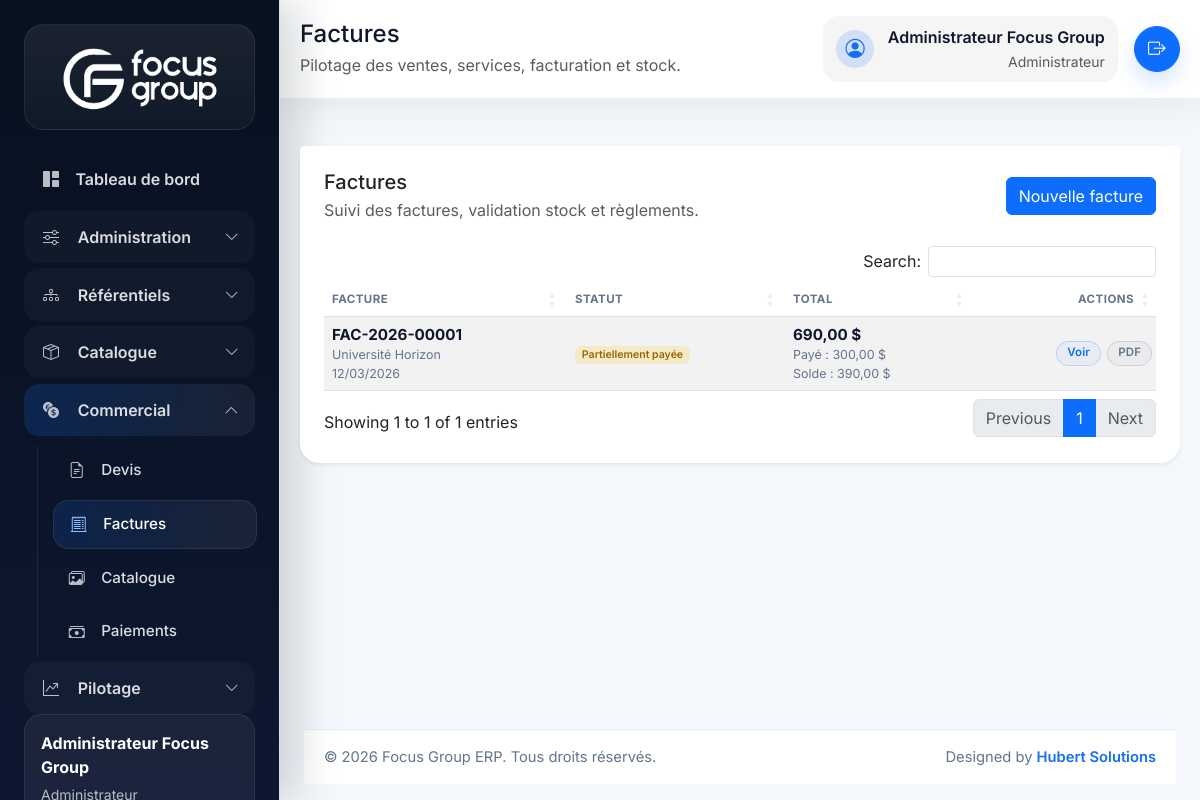
Screenshot of /index.php/invoices (signed in) with the database file from the repository.
### tables this page shows
CREATE TABLE invoices (
    id BIGINT UNSIGNED AUTO_INCREMENT PRIMARY KEY,
    quote_id BIGINT UNSIGNED NULL,
    shop_id BIGINT UNSIGNED NULL,
    client_id BIGINT UNSIGNED NOT NULL,
    invoice_number VARCHAR(30) NOT NULL UNIQUE,
    invoice_date DATE NOT NULL,
    due_date DATE NULL,
    status ENUM('draft', 'validated', 'partial_paid', 'paid', 'cancelled') NOT NULL DEFAULT 'draft',
    currency_code VARCHAR(10) NOT NULL DEFAULT 'USD',
    subtotal DECIMAL(18,2) NOT NULL DEFAULT 0,
    discount_amount DECIMAL(18,2) NOT NULL DEFAULT 0,
    tax_rate DECIMAL(5,2) NOT NULL DEFAULT 0.00,
    tax_amount DECIMAL(18,2) NOT NULL DEFAULT 0,
    grand_total DECIMAL(18,2) NOT NULL DEFAULT 0,
    amount_paid DECIMAL(18,2) NOT NULL DEFAULT 0,
    balance_due DECIMAL(18,2) NOT NULL DEFAULT 0,
    notes TEXT NULL,
    validated_at DATETIME NULL,
    cancelled_at DATETIME NULL,
    created_by BIGINT UNSIGNED NOT NULL,
    validated_by BIGINT UNSIGNED NULL,
    deleted_at DATETIME NULL,
    created_at DATETIME NOT NULL DEFAULT CURRENT_TIMESTAMP,
    updated_at DATETIME NOT NULL DEFAULT CURRENT_TIMESTAMP ON UPDATE CURRENT_TIMESTAMP,
    CONSTRAINT fk_invoices_quote FOREIGN KEY (quote_id) REFERENCES quotes(id),
    CONSTRAINT fk_invoices_shop FOREIGN KEY (shop_id) REFERENCES shops(id),
    CONSTRAINT fk_invoices_client FOREIGN KEY (client_id) REFERENCES clients(id),
    CONSTRAINT fk_invoices_created_by FOREIGN KEY (created_by) REFERENCES users(id),
    CONSTRAINT fk_invoices_validated_by FOREIGN KEY (validated_by) REFERENCES users(id)
);

CREATE TABLE users (
    id BIGINT UNSIGNED AUTO_INCREMENT PRIMARY KEY,
    role_id BIGINT UNSIGNED NOT NULL,
    shop_id BIGINT UNSIGNED NULL,
    full_name VARCHAR(150) NOT NULL,
    email VARCHAR(150) NOT NULL UNIQUE,
    phone VARCHAR(30) NULL,
    password VARCHAR(255) NOT NULL,
    avatar VARCHAR(255) NULL,
    is_active TINYINT(1) NOT NULL DEFAULT 1,
    last_login_at DATETIME NULL,
    deleted_at DATETIME NULL,
    created_at DATETIME NOT NULL DEFAULT CURRENT_TIMESTAMP,
    updated_at DATETIME NOT NULL DEFAULT CURRENT_TIMESTAMP ON UPDATE CURRENT_TIMESTAMP,
    CONSTRAINT fk_users_role FOREIGN KEY (role_id) REFERENCES roles(id),
    CONSTRAINT fk_users_shop FOREIGN KEY (shop_id) REFERENCES shops(id)
);

CREATE TABLE clients (
    id BIGINT UNSIGNED AUTO_INCREMENT PRIMARY KEY,
    client_code VARCHAR(30) NOT NULL UNIQUE,
    company_name VARCHAR(150) NOT NULL,
    contact_name VARCHAR(150) NULL,
    phone VARCHAR(30) NULL,
    email VARCHAR(150) NULL,
    address TEXT NULL,
    city VARCHAR(100) NULL,
    tax_number VARCHAR(100) NULL,
    notes TEXT NULL,
    is_active TINYINT(1) NOT NULL DEFAULT 1,
    deleted_at DATETIME NULL,
    created_at DATETIME NOT NULL DEFAULT CURRENT_TIMESTAMP,
    updated_at DATETIME NOT NULL DEFAULT CURRENT_TIMESTAMP ON UPDATE CURRENT_TIMESTAMP
);

### app/Views/invoices/index.php (the view, shortened to what the rows shown need)
<div class="card border-0 shadow-sm">
    <div class="card-body px-4 pb-4">
        <div class="table-responsive">
            <table class="table table-striped align-middle js-datatable">
                <thead>
                    <tr>
                        <th>Facture</th>
                        <th data-mobile-hidden="true">Statut</th>
                        <th>Total</th>
                        <th class="text-end">Actions</th>
                    </tr>
                </thead>
                <tbody>
                    <?php foreach ($invoices as $invoice): ?>
                        <tr>
                            <td>
                                <div class="table-cell-stack">
                                    <div class="table-cell-main"><?= e($invoice['invoice_number']); ?></div>
                                    <div class="table-cell-meta"><?= e($invoice['client_name']); ?></div>
                                    <div class="table-cell-meta"><?= e(date('d/m/Y', strtotime((string) $invoice['invoice_date']))); ?></div>
                                </div>
                            </td>
                            <td><span class="badge <?= e(status_badge_class($invoice['status'])); ?>"><?= e(status_label($invoice['status'])); ?></span></td>
                            <td>
                                <div class="table-cell-stack">
                                    <div class="table-cell-main"><?= e(format_money($invoice['grand_total'], $invoice['currency_code'] ?? 'USD')); ?></div>
                                    <div class="table-cell-meta">Payé : <?= e(format_money($invoice['amount_paid'], $invoice['currency_code'] ?? 'USD')); ?></div>
                                    <div class="table-cell-meta">Solde : <?= e(format_money($invoice['balance_due'], $invoice['currency_code'] ?? 'USD')); ?></div>
                                </div>
                            </td>
                            <td class="text-end">
                                <div class="table-actions">
                                    <a href="<?= e(url('/invoices/show?id=' . $invoice['id'])); ?>" class="btn btn-sm btn-outline-primary table-action-btn">Voir</a>
                                    <a href="<?= e(url('/invoices/pdf?id=' . $invoice['id'])); ?>" target="_blank" class="btn btn-sm btn-outline-secondary table-action-btn">PDF</a>
                                </div>
                            </td>
                        </tr>
                    <?php endforeach; ?>
                </tbody>
            </table>
        </div>
    </div>
</div>

### app/Views/partials/sidebar.php (shortened to what the rows shown need)
<?php
$currentUser = \App\Core\Auth::user();
?>
<aside class="sidebar border-end" id="appSidebar">
    <div class="sidebar-user mt-auto">
        <div class="sidebar-user-name"><?= e($currentUser['full_name'] ?? 'Invité'); ?></div>
        <small><?= e($currentUser['role_name'] ?? ''); ?></small>
    </div>
</aside>

### app/Views/partials/navbar.php (shortened to what the rows shown need)
<?php $currentUser = \App\Core\Auth::user(); ?>
<header class="topbar d-flex align-items-center justify-content-between mb-4">
    <div class="topbar-heading min-w-0">
        <h2 class="h4 mb-1 topbar-title"><?= e($pageTitle ?? 'Tableau de bord'); ?></h2>
    </div>
    <div class="d-flex align-items-center gap-3 flex-wrap justify-content-end topbar-actions">
        <div class="topbar-user text-start text-md-end d-none d-md-flex">
            <div>
                <div class="fw-semibold"><?= e($currentUser['full_name'] ?? ''); ?></div>
                <small class="text-muted"><?= e($currentUser['role_name'] ?? ''); ?></small>
            </div>
        </div>
    </div>
</header>

### rows the page displays
invoices: created_by.full_name "Administrateur Focus Group", invoice_number "FAC-2026-00001", client.company_name "Université Horizon", invoice_date "12/03/2026", status "Partiellement payée", grand_total+currency_code "690,00 $", amount_paid+currency_code "300,00 $", balance_due+currency_code "390,00 $"

### other values shown
$pageTitle "Factures"
app_scope_description() "Pilotage des ventes, services, facturation et stock."
$currentUser['role_name'] "Administrateur"
config('app.name') "Focus Group ERP"
